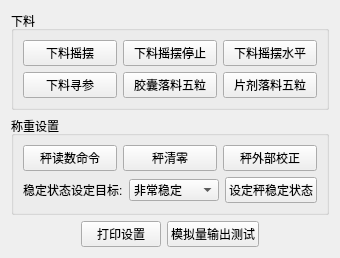
       <widget class="QWidget" name="tab_6">
        <attribute name="title">
         <string/>
        </attribute>
        <layout class="QVBoxLayout" name="verticalLayout_2">
         <item>
          <widget class="QGroupBox" name="groupBox_9">
           <property name="title">
            <string>下料</string>
           </property>
           <layout class="QGridLayout" name="gridLayout_12">
            <item row="0" column="2">
             <widget class="QPushButton" name="pB_cmdFeedshakelevel">
              <property name="text">
               <string>下料摇摆水平</string>
              </property>
             </widget>
            </item>
            <item row="0" column="0">
             <widget class="QPushButton" name="pB_cmdFeedShake">
              <property name="text">
               <string>下料摇摆</string>
              </property>
             </widget>
            </item>
            <item row="1" column="0">
             <widget class="QPushButton" name="pB_cmdFeedhome">
              <property name="text">
               <string>下料寻参</string>
              </property>
             </widget>
            </item>
            <item row="0" column="1">
             <widget class="QPushButton" name="pB_cmdFeedshakestop">
              <property name="text">
               <string>下料摇摆停止</string>
              </property>
             </widget>
            </item>
            <item row="1" column="2">
             <widget class="QPushButton" name="pB_cmdFeedShakefive">
              <property name="text">
               <string>片剂落料五粒</string>
              </property>
             </widget>
            </item>
            <item row="1" column="1">
             <widget class="QPushButton" name="pB_cmdFeedFive">
              <property name="text">
               <string>胶囊落料五粒</string>
              </property>
             </widget>
            </item>
           </layout>
          </widget>
         </item>
         <item>
          <widget class="QGroupBox" name="groupBox_5">
           <property name="title">
            <string>称重设置</string>
           </property>
           <property name="flat">
            <bool>false</bool>
           </property>
           <layout class="QVBoxLayout" name="verticalLayout_10">
            <item>
             <layout class="QHBoxLayout" name="horizontalLayout">
              <item>
               <widget class="QPushButton" name="pB_cmdScaleRead">
                <property name="text">
                 <string>秤读数命令</string>
                </property>
               </widget>
              </item>
              <item>
               <widget class="QPushButton" name="pB_cmdScaleTire">
                <property name="text">
                 <string>秤清零</string>
                </property>
               </widget>
              </item>
              <item>
               <widget class="QPushButton" name="pB_cmdScaleCalibExt">
                <property name="text">
                 <string>秤外部校正</string>
                </property>
               </widget>
              </item>
             </layout>
            </item>
            <item>
             <layout class="QHBoxLayout" name="horizontalLayout_7">
              <item>
               <layout class="QHBoxLayout" name="horizontalLayout_2">
                <item>
                 <widget class="QLabel" name="label">
                  <property name="text">
                   <string>稳定状态设定目标:</string>
                  </property>
                 </widget>
                </item>
                <item>
                 <widget class="QComboBox" name="cB_paraScaleSetStable">
                  <item>
                   <property name="text">
                    <string>非常稳定</string>
                   </property>
                  </item>
                  <item>
                   <property name="text">
                    <string>稳定</string>
                   </property>
                  </item>
                  <item>
                   <property name="text">
                    <string>不稳定</string>
                   </property>
                  </item>
                  <item>
                   <property name="text">
                    <string>非常不稳定</string>
                   </property>
                  </item>
                 </widget>
                </item>
               </layout>
              </item>
              <item>
               <widget class="QPushButton" name="pB_cmdScaleSetStable">
                <property name="text">
                 <string>设定秤稳定状态</string>
                </property>
               </widget>
              </item>
             </layout>
            </item>
           </layout>
          </widget>
         </item>
         <item>
          <layout class="QHBoxLayout" name="horizontalLayout_5">
           <item>
            <spacer name="horizontalSpacer_14">
             <property name="orientation">
              <enum>Qt::Horizontal</enum>
             </property>
             <property name="sizeHint" stdset="0">
              <size>
               <width>40</width>
               <height>20</height>
              </size>
             </property>
            </spacer>
           </item>
           <item>
            <widget class="QPushButton" name="pB_showPrt">
             <property name="text">
              <string>打印设置</string>
             </property>
             <property name="checkable">
              <bool>true</bool>
             </property>
            </widget>
           </item>
           <item>
            <widget class="QPushButton" name="pB_cmdAlogtest">
             <property name="text">
              <string>模拟量输出测试</string>
             </property>
            </widget>
           </item>
           <item>
            <spacer name="horizontalSpacer_11">
             <property name="orientation">
              <enum>Qt::Horizontal</enum>
             </property>
             <property name="sizeHint" stdset="0">
              <size>
               <width>40</width>
               <height>20</height>
              </size>
             </property>
            </spacer>
           </item>
          </layout>
         </item>
        </layout>
       </widget>
